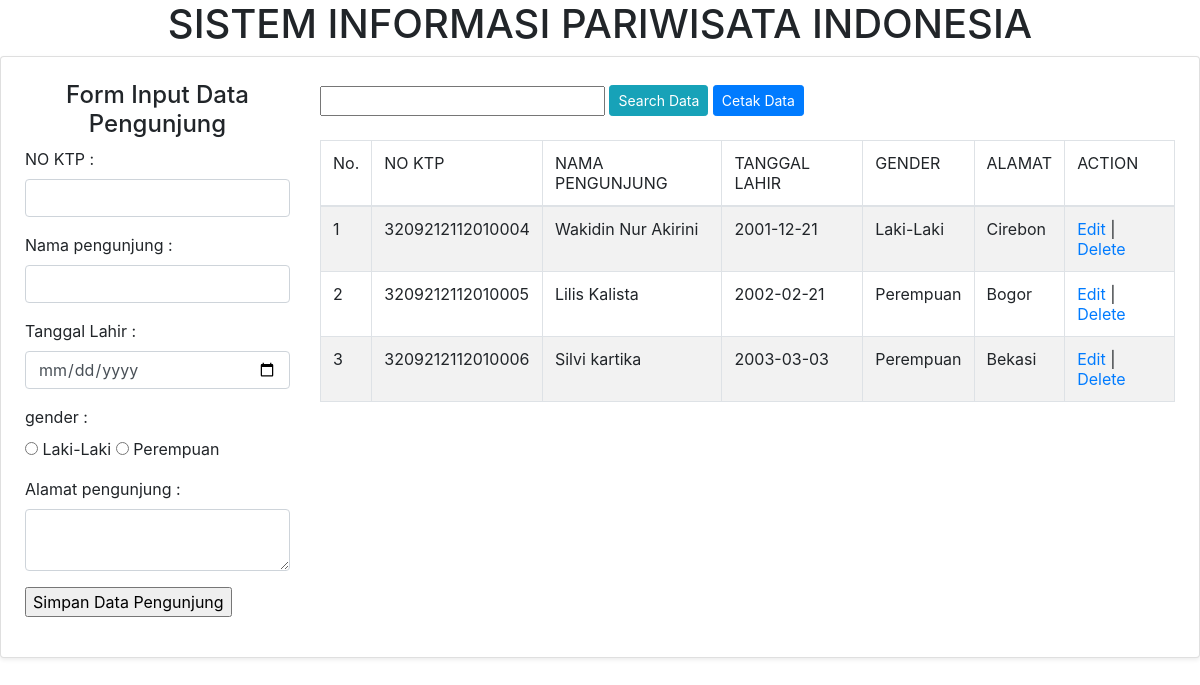
Page /Administrator/data_pengunjung.php on the committed database.
### tables this page shows
CREATE TABLE `pengunjung` (
  `no_ktp` varchar(50) NOT NULL,
  `nm_pengunjung` varchar(50) NOT NULL,
  `tgl_lahir` date NOT NULL,
  `gender` varchar(50) NOT NULL,
  `alamat` varchar(50) NOT NULL
);

### Administrator/database.php (called while the page is built, shortened)
<?php
class database{
	var $host = "localhost";
	var $user = "root";
	var $pass = "";
	var $db = "wisata";
	var $koneksi = "";
	function __construct(){
		$this->koneksi = mysqli_connect($this->host, $this->user, $this->pass, $this->db);
	}
	function data_pengunjung(){
		if(isset($_POST['cari'])) {
			$cari = $_POST['cari'];
			$data = mysqli_query($this->koneksi,"select * from pengunjung where nm_pengunjung like '%".$cari."%' OR no_ktp like '%".$cari."%' ");
		while($row = mysqli_fetch_array($data)){
			$hasil[] = $row;
		}
		return $hasil;
		} else {
			$data = mysqli_query($this->koneksi,"select * from pengunjung");
		while($row = mysqli_fetch_array($data)){
			$hasil[] = $row;
		}
		return $hasil;
		}
	}
}
?>

### Administrator/data_pengunjung.php (the view, shortened to what this page needs)
<?php
include 'database.php';
$db = new database();
$data_pengunjung = $db->data_pengunjung();
?>
<html>
<head>
	<link href="https://cdnjs.cloudflare.com/ajax/libs/twitter-bootstrap/4.1.3/css/bootstrap.css" rel="stylesheet">
</head>
<header><h1 align="center">SISTEM INFORMASI PARIWISATA INDONESIA</h1></header>
<body>
	<div class="row justify-content-center">
	<div class="col-xl-12 col-lg-12 col-md-12">
	<div class="card shadow-sm my-0">
	<div class="card-body p-4">
	<div class="row">
	<div class="col-lg-3">
		<?php
		include"form_data_pengunjung.php";
		?>
	</div>
	<div class="col-lg-9">
		<form action="index.php?page=data_pengunjung" method="POST">
			<div class="Form-group">
				<input type="text" name="cari" class="col-lg-4">
				<button type="submit" value="cari" class="btn btn-sm btn-info mb-2 mt-1">Search Data</button>
				<a href="data_pengunjung_cetak.php" target="_blank" class="btn btn-sm btn-primary mb-2 mt-1">Cetak Data</a>
			</div>
		</form>
		<div class="table-responsive">
		<table class="table table-striped table-bordered">
			<thead>
			<tr>
				<td>No.</td>
				<td>NO KTP</td>
				<td>NAMA PENGUNJUNG</td>
				<td>TANGGAL LAHIR</td>
				<td>GENDER</td>
				<td>ALAMAT</td>
				<td>ACTION</td>
			</thead>
			<tbody>
				<?php
				$no = 1;
				foreach($data_pengunjung as $row){
				?>
				<tr>
			<td><?php echo $no++; ?></td>
			<td><?php echo $row['no_ktp'] ?></td>
			<td><?php echo $row['nm_pengunjung'] ?></td>
			<td><?php echo $row['tgl_lahir'] ?></td>
			<td><?php echo $row['gender'] ?></td>
			<td><?php echo $row['alamat'] ?></td>
			<td>
				<a href="<?php echo "index.php?page=data_pengunjung&&edit=update&&id=$row[no_ktp]" ?>">Edit</a> |
				<a href="<?php echo"proses_data_pengunjung.php?aksi=delete&&id=$row[no_ktp]"; ?>" onclick="return confirm('Apakah Anda Yakin Ingin Menghapus Data Ini ?')">Delete</a>
			</td>
				</tr>
				<?php
				}
				?>
			</tbody>
		</table>
		</div>
	</div>
	</div>
	</div>
	</div>
	</div>
	</div>
</body>
</html>

### rows in the picture
pengunjung: no_ktp "3209212112010004", nm_pengunjung "Wakidin Nur Akirini", tgl_lahir "2001-12-21", gender "Laki-Laki", alamat "Cirebon"
pengunjung: no_ktp "3209212112010005", nm_pengunjung "Lilis Kalista", tgl_lahir "2002-02-21", gender "Perempuan", alamat "Bogor"
pengunjung: no_ktp "3209212112010006", nm_pengunjung "Silvi kartika", tgl_lahir "2003-03-03", gender "Perempuan", alamat "Bekasi"
